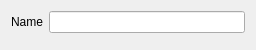
<?xml version="1.0" encoding="UTF-8"?>
<ui version="4.0">
 <class>MoleculePopup</class>
 <widget class="QWidget" name="MoleculePopup">
  <property name="geometry">
   <rect>
    <x>0</x>
    <y>0</y>
    <width>256</width>
    <height>50</height>
   </rect>
  </property>
  <property name="windowTitle">
   <string>Form</string>
  </property>
  <layout class="QFormLayout" name="formLayout">
   <item row="0" column="0">
    <widget class="QLabel" name="nameLabel">
     <property name="text">
      <string>Name</string>
     </property>
     <property name="buddy">
      <cstring>nameEdit</cstring>
     </property>
    </widget>
   </item>
   <item row="0" column="1">
    <widget class="QLineEdit" name="nameEdit"/>
   </item>
  </layout>
 </widget>
 <resources/>
 <connections/>
</ui>
